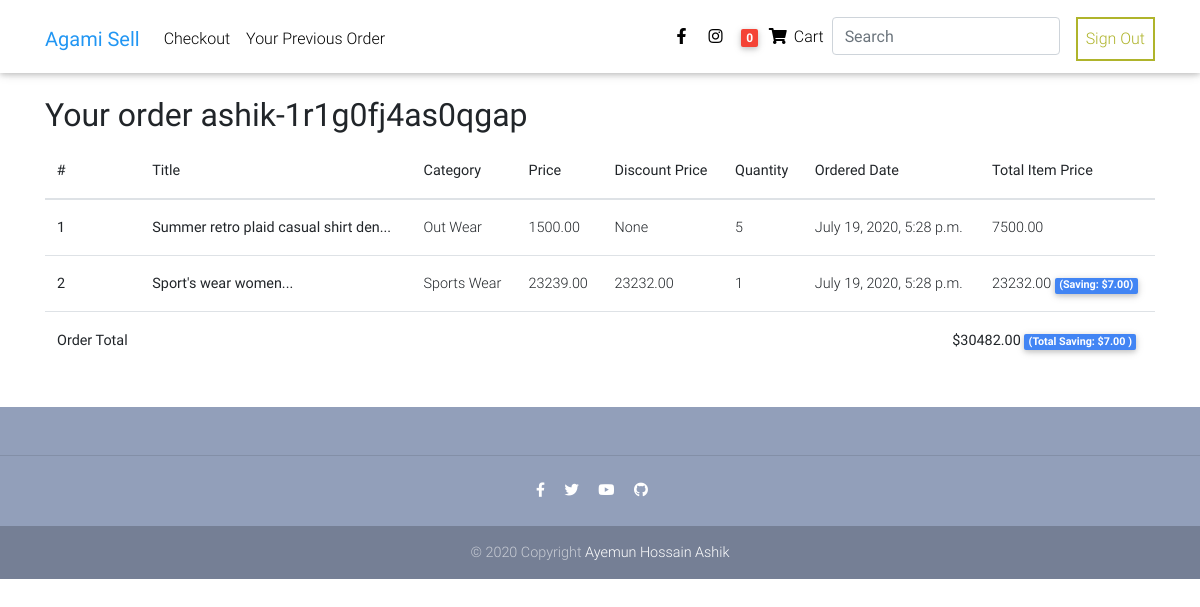
Page /order/ashik-1r1g0fj4as0qgap/ (signed in) on the committed database.
### core/models.py (models this page shows, shortened)
class Order(models.Model):
    user 			= models.ForeignKey(User,on_delete=models.CASCADE)
    items 			= models.ManyToManyField(OrderItem)
    refrence_code   = models.CharField(max_length=50, unique=True)
    start_date  	= models.DateTimeField(auto_now_add = True)
    ordered_date	= models.DateTimeField()
    ordered 		= models.BooleanField(default = False)
    billing_address = models.ForeignKey('BillingAddress', null=True, blank=True,
                            on_delete=models.SET_NULL)
    payment         = models.ForeignKey('Payment', null=True, blank=True,
                            on_delete=models.SET_NULL)
    coupon          = models.ForeignKey('Coupon', null=True, blank=True,
                            on_delete=models.SET_NULL)
    payment_status  = models.BooleanField(default=False)
    delivering      = models.BooleanField(default = False)
    recieved        = models.BooleanField(default = False)
    refund_request  = models.BooleanField(default = False)
    refund_granted  = models.BooleanField(default = False)
    def __str__(self):
        return f"{self.refrence_code}"
    def get_total_bill(self):
        total = 0
        for order_item in self.items.all():
            total += order_item.get_total_item_price()
        if self.coupon:
            total -=int(self.coupon.amount)
        return total
    def get_total_saving(self):
        total = 0
        for order_item in self.items.all():
            if order_item.get_saved_amount():
            	total += order_item.get_saved_amount()
        if total ==0:
            return None
        return total

class OrderItem(models.Model):
    user		= models.ForeignKey(User,on_delete=models.CASCADE,null=True)
    item 		= models.ForeignKey(Item, on_delete=models.CASCADE)
    ordered     = models.BooleanField(default = False)
    quantity 	= models.IntegerField(default=1,validators=[MinValueValidator(1)])
    def get_total_item_price(self):
        if (self.item.discount_price != None) and (self.item.discount_price > 0):
            return (self.quantity*self.item.discount_price)
        else:
            return (self.quantity*self.item.price)
    def get_saved_amount(self):
         if (self.item.discount_price != None) and (self.item.discount_price > 0):
            return (self.quantity*self.item.price)-self.get_total_item_price()
         else:
             return None

class Item(models.Model):
	title 			= models.CharField(max_length = 450, default='Default title !!!')
	image 			= models.ImageField(blank=True, null=True, default = 'ProductsDefault.jpg',upload_to = 'Products/%Y/%m/%d/',verbose_name="Main Image")
	image1 			= models.ImageField(blank=True, null=True, upload_to = 'Products/%Y/%m/%d/',verbose_name="2nd Image")
	image2 			= models.ImageField(blank=True, null=True, upload_to = 'Products/%Y/%m/%d/',verbose_name="3rd Image")
	image3 			= models.ImageField(blank=True, null=True, upload_to = 'Products/%Y/%m/%d/',verbose_name="4th Image")
	price 			= models.DecimalField(decimal_places=2, max_digits=20, default=0,verbose_name="Product Price",validators=[MinValueValidator(0.0)])
	discount_price  = models.DecimalField(blank=True,null=True,decimal_places=2, max_digits=20, verbose_name="Discount Price",validators=[MinValueValidator(0.0)])
	slug 			= models.SlugField(blank=True,unique=True)
	description 	= RichTextField()
	additional_info = RichTextField(blank=True,null=True)
	category		= models.CharField(choices=CATEGORY_CHOICES, max_length=2)
	label			= models.CharField(choices=LABEL_CHOICES, max_length=1)
	featured		= models.BooleanField(default=False, verbose_name="Featured Product")
	created			= models.DateTimeField(auto_now_add=True)
	modified 		= models.DateTimeField(auto_now=True)
	history			= HistoricalRecords()
	class Meta:
		ordering = ['-created']
		verbose_name_plural = 'Item'
	def get_absolute_url(self):
		return reverse("core:product",kwargs={'slug':self.slug})

class Coupon(models.Model):
    code = models.CharField(max_length=20)
    amount = models.FloatField()
    class Meta:
        ordering = ['amount']

### core/views.py (the view)
# urls.py: path('order/<str:ref>/',views.seeCompletedOrder, name='order'),
@login_required(login_url="account_login")
def seeCompletedOrder(request,ref):
    ordered = Order.objects.get(user=request.user,ordered=True,refrence_code=ref)
    print(ordered)
    context = {
        "object":ordered,
    }
    return render(request,'see-order.html',context)

### core/templatetags/cart_template_tags.py (called while the page is built)
@register.filter
def cart_item_count(user):
    if user.is_authenticated:
        count = Order.objects.filter(user=user,ordered=False)
        if count.exists():
            return count[0].items.count()
        return 0

### templates/see-order.html
{% extends 'base.html' %}
{% load product_cart_template_tags %}
{% block content %}
<div class="container mt-5 pt-5">
    <div class="table-responsive text-nowrap">
        {% if object %}
        <h2> <b> Your order {{object.refrence_code}} </b></h2>
        <table class="table">
          <thead>
            <tr>
                <th scope="col">#</th>
                <th scope="col">Title</th>
                <th scope="col">Category</th>
                <th scope="col">Price</th>
                <th scope="col">Discount Price</th>
                <th scope="col">Quantity</th>
                <th scope="col">Ordered Date</th>
                <th scope="col">Total Item Price</th>
            </tr>
          </thead>
          <tbody>
                {% for order_item in object.items.all %}
                <tr>
                    <th scope="row">{{ forloop.counter }}</th>
                    <td><a href="{{ order_item.item.get_absolute_url}}"></a><b> {{ order_item.item.title |slice:":35"}}...</b></a></td>
                    <td>{{ order_item.item.get_category_display }}</td>
                    <td>{{ order_item.item.price }}</td>
                    <td>{{ order_item.item.discount_price }}</td>
                    <td>{{order_item.quantity}}</td>
                    <td>{{ object.ordered_date }}</td>
                    <td>{{ order_item.get_total_item_price }}
                        {% if order_item.get_saved_amount != None %}
                            <span class="badge badge-primary">(Saving: ${{ order_item.get_saved_amount }})</span>
                        {% endif %}
                      </td>
                  </tr>
                {% endfor %}
                <tr>
                    <td ><b>Order Total</b></td>
                    <td colspan="8">
                      <b style="margin-left: 50rem;">${{object.get_total_bill}} </b>
                      {% if object.get_total_saving != None %}
                      <span class="badge badge-primary">
                        (Total Saving: ${{object.get_total_saving}} )
                      </span>
                      {% endif %}
                  </tr>
          </tbody>
        </table>
        {% endif %}
    </div>
</div>
{% endblock content%}

### templates/includes/navbar.html (shortened to what this page needs)
{% load cart_template_tags %}
<nav class="navbar fixed-top navbar-expand-lg navbar-light white scrolling-navbar">
  <div class="container">
    <a class="navbar-brand waves-effect" href="/" >
      <strong class="blue-text">Agami Sell</strong>
    </a>
    <div class="collapse navbar-collapse" id="navbarSupportedContent">
      <ul class="navbar-nav mr-auto">
        {% if user.is_authenticated %}
          <li class="nav-item">
            <a class="nav-link waves-effect" href="{% url 'core:checkout' %}" target="_blank">Checkout</a>
          </li>
          <li class="nav-item">
            <a class="nav-link waves-effect" href="{% url 'core:orders' %}" target="_blank">
              Your Previous Order</a>
          </li>
        </ul>
        {% endif %}
      <ul class="navbar-nav nav-flex-icons">
        <li class="nav-item">
          <a href="https://www.facebook.com/ahashik.official" class="nav-link waves-effect" target="_blank">
            <i class="fab fa-facebook-f"></i>
          </a>
        </li>
        <li class="nav-item">
          <a href="https://www.instagram.com/ahashik.me/" class="nav-link waves-effect" target="_blank">
            <i class="fab fa-instagram"></i>
          </a>
        </li>
        {% if user.is_authenticated %}
        <li class="nav-item">
          <a class="nav-link waves-effect" href="{% url 'core:cart_summary' %}">
            <span class="badge red z-depth-1 mr-1"> {{ request.user | cart_item_count }} </span>
            <i class="fas fa-shopping-cart"></i>
            <span class="clearfix d-none d-sm-inline-block"> Cart </span>
          </a>
        </li>
        {% endif %}
        <li>
          <form class="form-inline" method="GET" action="{% url 'core:search' %}">
            <input class="form-control mr-sm-2" name="q" placeholder="Search" value="{{query_str}}">
          </form>
        </li>
        {% if user.is_authenticated %}
        <li class="nav-item pl-2 mb-2 mb-md-0">
        <a class="nav-item nav-link btn-outline-lime" href="{% url 'account_logout' %}">Sign Out</a>
        {% else %}
        <a class="nav-item nav-link" href="{% url 'account_signup' %}">Sign Up</a>
        <a class="nav-item nav-link" href="{% url 'account_login' %}">Login</a>
      {% endif %}
      </ul>
    </div>
  </div>
</nav>

### templates/base.html (style rules this page uses)
html, body, header, .carousel { height: 60vh; }

### rows in the picture
Order: refrence_code "ashik-1r1g0fj4as0qgap", ordered_date "July 19, 2020, 5:28 p.m.", get_total_bill "30482.00", get_total_saving "7.00"
OrderItem: item "Summer retro plaid casual shirt den", item.category "Out Wear", item.price "1500.00", item.discount_price "None", quantity "5", get_total_item_price "7500.00"
OrderItem: item "Sport's wear women", item.category "Sports Wear", item.price "23239.00", item.discount_price "23232.00", quantity "1", get_total_item_price "23232.00", get_saved_amount "7.00"

### other values in the picture
{{ request.user | cart_item_count }} "0"
